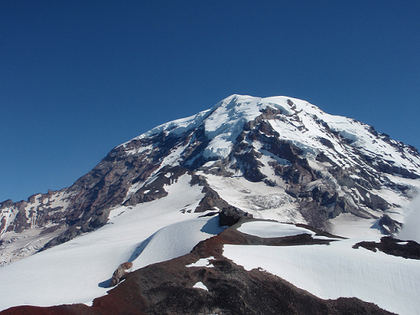
%> input picture Homework 2/Rainier1.png, 420 x 315 px, shrunk from 517 x 388 before the run
$ octave hw2_q2.m   (GNU Octave 9; MATLAB toolbox functions it lacks are replaced by stand-ins)
%> lines starting %> are read from the running program, lines starting %| are printed output that depends on the picture; in (x1, y1, x2, y2) boxes, pixels count from 0 and x2, y2 are one past the last pixel; in counts of white or black regions, pixels touching at a corner belong together; the program's own positions count from 1
### Homework 2/HarrisCornerDetector.m
function [cornerPts, numCornerPts] = HarrisCornerDetector(image, sigma, thres)
    img = imread(image);
    if length(size(img))>2
        img = rgb2gray(img);
    end
    fx = [-1 0 1;-1 0 1;-1 0 1];
    fy = fx';
    Ix = filter2(fx,img);
    Iy = filter2(fy,img);
    Ix2 = Ix.^2;
    Iy2 = Iy.^2;
    Ixy = Ix.*Iy;
    h= fspecial('gaussian',[7 7],sigma);
    Ix2_g = filter2(h,Ix2);
    Iy2_g = filter2(h,Iy2);
    Ixy_g = filter2(h,Ixy);
    height = size(img,1);
    width = size(img,2);
    result = zeros(height,width);
    R = zeros(height,width);
    Rmax = 0;
    for i = 1:height
        for j = 1:width
            H = [Ix2_g(i,j) Ixy_g(i,j);Ixy_g(i,j) Iy2_g(i,j)];
            R(i,j) = det(H) - thres * (trace(H))^2;
            if R(i,j) > Rmax
                Rmax = R(i,j);
            end;
        end;
    end;
    numCornerPts = 0;
    for i = 2:height-1
        for j = 2:width-1
            if R(i,j) > 0.1*Rmax && R(i,j) > R(i-1,j-1) && R(i,j) > R(i-1,j) && R(i,j) > R(i-1,j+1) && R(i,j) > R(i,j-1) && R(i,j) > R(i,j+1) && R(i,j) > R(i+1,j-1) && R(i,j) > R(i+1,j) && R(i,j) > R(i+1,j+1)
                result(i,j) = 1;
                numCornerPts = numCornerPts+1;
            end;
        end;
    end;
    [res_y, res_x] = find(result == 1);
    cornerPts = [res_x, res_y];
end

### Homework 2/hw2_q2.m
%--------------------------------------------%
% CMPE 465                                   %
% Author: Efe Berk ERGULEC                   %
% Homework: 2                                %
% Question: 2                                %
% Description: Describe and match two points %
% in one image.                              %
%--------------------------------------------%

I1 = imread('Rainier1.png');
%> I1 is the input picture: size 315x420x3 uint8; mean R, G, B 88.8, 109.3, 135.7
I2 = imread('Rainier2.png');
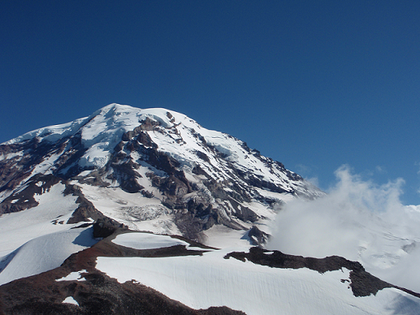
%> input picture Homework 2/Rainier2.png, 420 x 315 px, shrunk from 517 x 388 before the run
%> I2 is the input picture: size 315x420x3 uint8; mean R, G, B 86, 107.9, 134.4

I1 = rgb2gray(I1);
%> I1: size 315x420 uint8
I2 = rgb2gray(I2);
%> I2: size 315x420 uint8

[p1, np1] = HarrisCornerDetector('Rainier1.png',2,0.000001);
%> after the loop in HarrisCornerDetector, `for i = 1:height`:
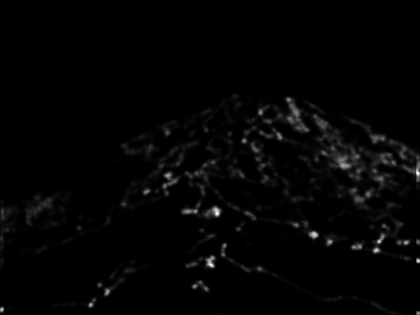
%> R: size 315x420 double; min 8.03, max 3.38e+09, mean 56131900.3; drawn with min black and max white
%> after the loop in HarrisCornerDetector, `for i = 1:height`: Rmax = 3.38e+09
%> after the loop in HarrisCornerDetector, `for i = 2:height-1`:
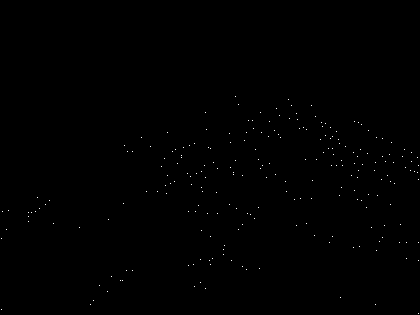
%> result: size 315x420 double; values 0 (black) and 1 (white), 0.18% white in thin lines or dots, all inside (x1, y1, x2, y2) = (1, 96, 419, 314)
%> after the loop in HarrisCornerDetector, `for i = 2:height-1`: numCornerPts = 232
%> in HarrisCornerDetector, `[res_y, res_x] = find(result == 1);`: res_y = 232 values from 97 to 314; res_x = 232 values from 2 to 419
%> in HarrisCornerDetector, `cornerPts = [res_x, res_y];`: cornerPts = 232 rows, first 12: [2 239; 2 310; 3 212; 7 230; 9 211; 29 213; 29 217; 29 222; 32 213; 36 212; 38 198; 40 209]
%> p1 has the same summary as cornerPts in HarrisCornerDetector; np1 = 232
imshow(I1, 'Border', 'tight');
hold on;
plot(p1(:,1),p1(:,2),'r.', 'MarkerSize', 8);
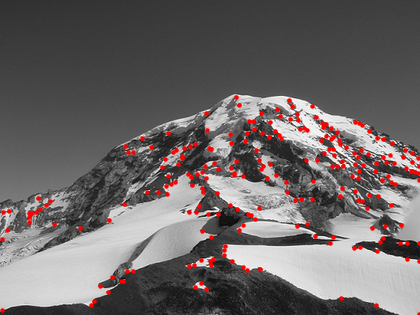
%> figure redrawn from the program's plot data
savefig('2a.fig');
hold off;
[p2, np2] = HarrisCornerDetector('Rainier2.png',2,0.000001);
%> call 2 of HarrisCornerDetector, with image = 'Rainier2.png', sigma = 2, thres = 1e-06
%> after the loop in HarrisCornerDetector (call 2), `for i = 1:height`:
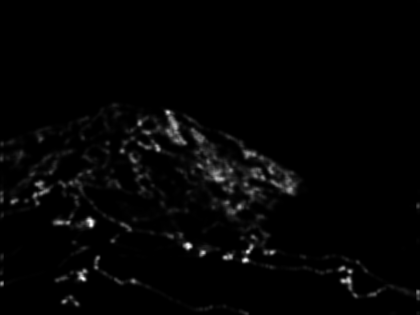
%> R: size 315x420 double; min 4.84, max 2.66e+09, mean 48436194; drawn with min black and max white
%> after the loop in HarrisCornerDetector (call 2), `for i = 1:height`: Rmax = 2.66e+09
%> after the loop in HarrisCornerDetector (call 2), `for i = 2:height-1`:
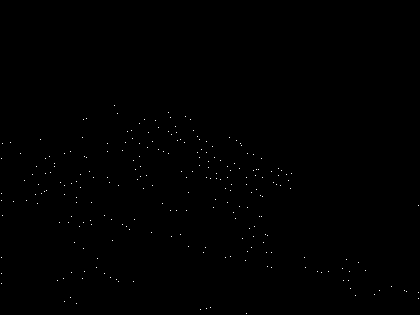
%> result: size 315x420 double; values 0 (black) and 1 (white), 0.18% white in thin lines or dots, all inside (x1, y1, x2, y2) = (1, 105, 419, 314)
%> after the loop in HarrisCornerDetector (call 2), `for i = 2:height-1`: numCornerPts = 242
%> in HarrisCornerDetector (call 2), `[res_y, res_x] = find(result == 1);`: res_y = 242 values from 106 to 314; res_x = 242 values from 2 to 419
%> in HarrisCornerDetector (call 2), `cornerPts = [res_x, res_y];`: cornerPts = 242 rows, first 12: [2 159; 2 194; 2 201; 2 258; 2 274; 2 284; 3 144; 3 216; 11 143; 14 202; 21 154; 25 181]
%> p2 has the same summary as cornerPts in HarrisCornerDetector; np2 = 242
imshow(I2, 'Border', 'tight');
hold on;
plot(p2(:,1),p2(:,2),'r.', 'MarkerSize', 8);
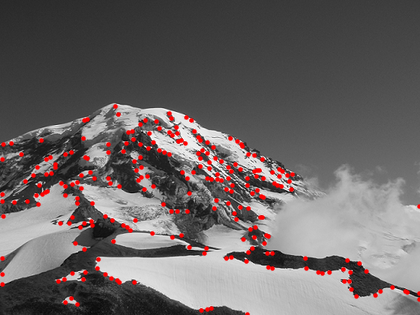
%> figure redrawn from the program's plot data
savefig('2b.fig');
hold off;

%> (the run ends here)
